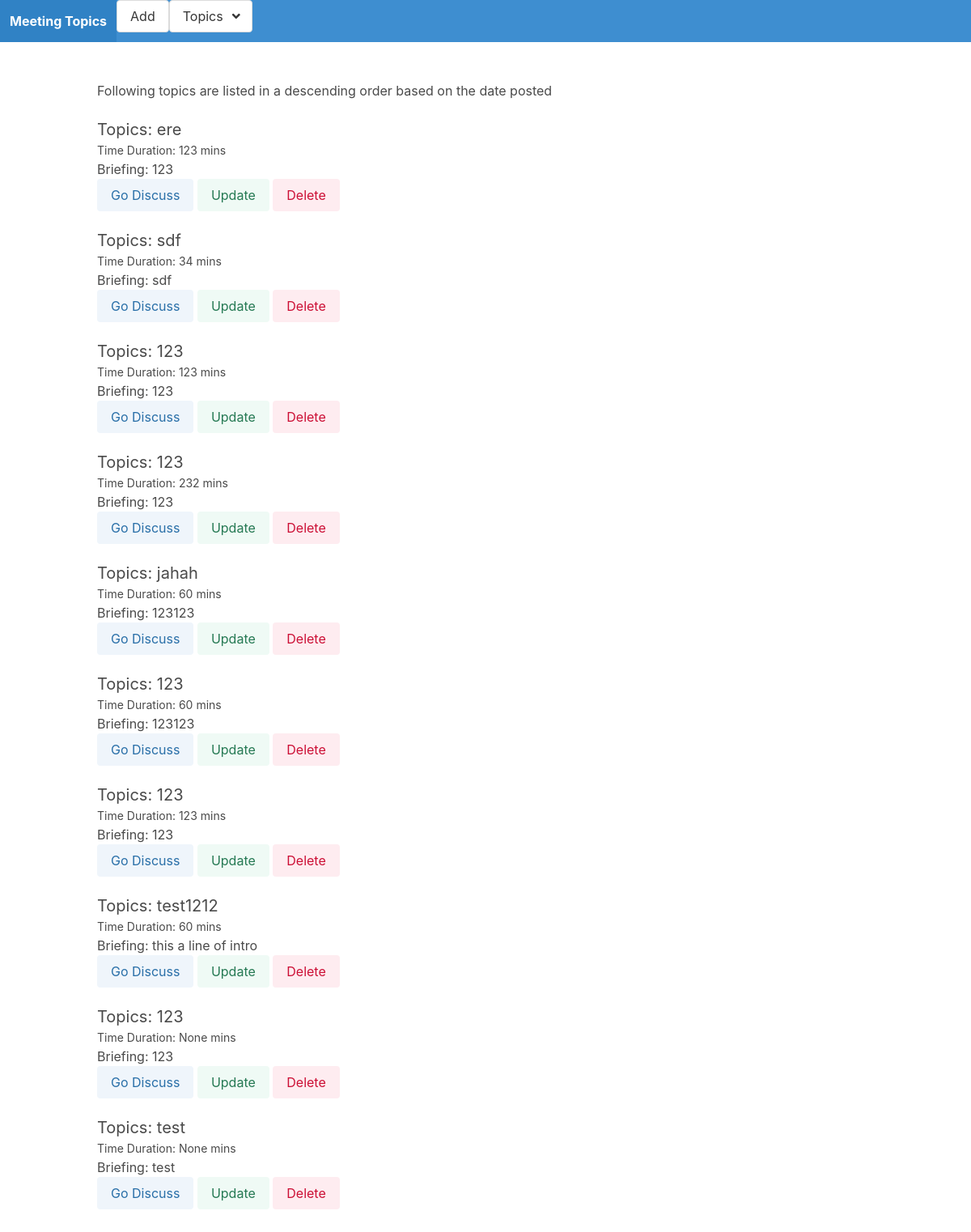
The page / on the database its author committed.
### meeting/models.py (models this page shows, shortened)
class Post(models.Model):
    title = models.CharField(max_length=255)
    intro = models.TextField()
    body = models.TextField()
    date_added = models.DateTimeField(auto_now_add=True)
    time_duration = models.IntegerField(null=True)
    image = models.ImageField(null=True, blank=True,upload_to="images/")
    class Meta:
        ordering = ['-date_added']

### meeting/views.py (the view)
# urls.py: path('',frontPage,name='frontPage'),
def frontPage(request):
    allPosts = Post.objects.all()
    return render(request,'meeting/frontpage.html',{'allPosts':allPosts})

### meeting/templates/meeting/frontpage.html
{% extends 'meeting/base.html' %}
{% block content %}
    <p>Following topics are listed in a descending order based on the date posted</p>
    <br/>
    <ul class="post block">
    {% for post in allPosts %}
            <li>
                <bold><h2 class="subtitle">Topics: {{ post.title }}</h2></bold>
                <small>Time Duration: {{ post.time_duration }} mins</small>
                <p>Briefing: {{ post.intro }}</p>
                <button class="button is-info is-light" onclick="location.href='{% url 'postDetail' post.pk %}' ">Go Discuss</button>
                <button class="button is-success is-light" onclick="location.href='{% url 'updatePage' post.pk %}' ">Update</button>
                <button class="button is-danger is-light" onclick="location.href='{% url 'deletePage' post.pk %}' ">Delete</button>
            </li>
            <br/>
    {% endfor %}
    </ul>
{% endblock %}

### meeting/templates/meeting/base.html (shortened to what this page needs)
{% load static %}
<!DOCTYPE html>
<html>
    <head>
        <link rel="stylesheet" type="text/css" href="{% static 'css/video.css' %}">
        <link rel="stylesheet" href="https://cdn.jsdelivr.net/npm/bulma@0.9.1/css/bulma.min.css">
        <link href="https://cdnjs.cloudflare.com/ajax/libs/bulma/0.7.5/css/bulma.css" rel="stylesheet">
        <link href="https://cdnjs.cloudflare.com/ajax/libs/font-awesome/5.11.2/css/all.min.css" rel="stylesheet">
    </head>
    <body>
        <nav class="navbar is-info">
            <div class="navbar-brand">
                <a href="/" class="navbar-item"><strong>Meeting Topics</strong></a>
                <a class="button" href="{% url 'addPage' %}" >Add</a>
                <div class="dropdown">
                    <div class="dropdown-trigger">
                      <button class="button" aria-haspopup="true" aria-controls="dropdown-ui-actions">
                        <span>Topics</span>
                        <span class="icon is-small">
                          <i class="fas fa-angle-down" aria-hidden="true"></i>
                        </span>
                      </button>
                    </div>
                  </div>
            </div>
        </nav>
        <section class="section">
            <div class="container">
                {% block content %}
                {% endblock %}
            </div>
        </section>
    </body>
</html>

### meeting/static/css/video.css (style rules this page uses)
.container { margin-top: 20px; width: 100%; display: flex; flex-wrap: wrap; flex-flow: column; }

### rows shown on the page
Post: title "ere", time_duration "123", intro "123"
Post: title "sdf", time_duration "34", intro "sdf"
Post: title "123", time_duration "123", intro "123"
Post: title "123", time_duration "232", intro "123"
Post: title "jahah", time_duration "60", intro "123123"
Post: title "123", time_duration "60", intro "123123"
Post: title "123", time_duration "123", intro "123"
Post: title "test1212", time_duration "60", intro "this a line of intro"
Post: title "123", time_duration "None", intro "123"
Post: title "test", time_duration "None", intro "test"
